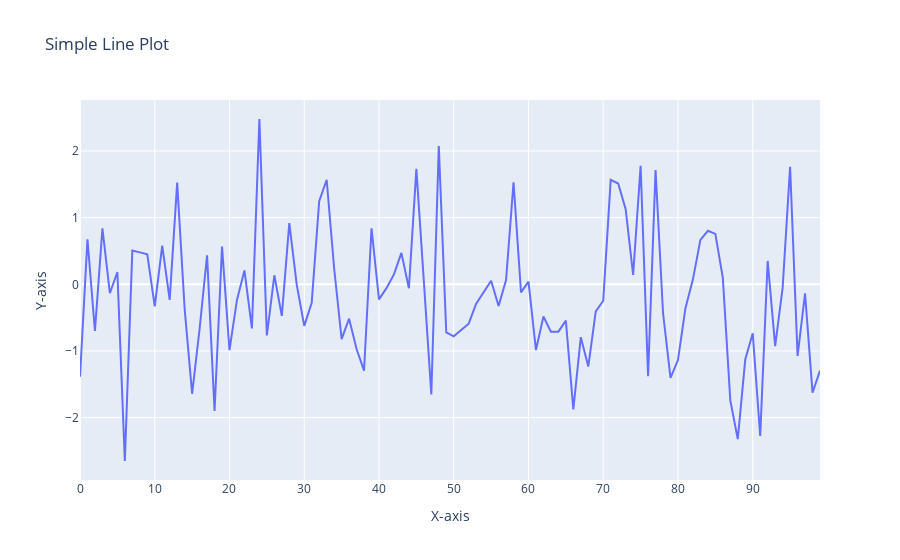

Write notebook code for a chart like this one.
### Code cell
import numpy as np
import plotly.graph_objs as go
from plotly.subplots import make_subplots

# Generate random data
x = np.arange(0, 100)  # x values from 0 to 99
y = np.random.randn(100)  # 100 random y values from a normal distribution

trace = go.Scatter(x=x, y=y, mode='lines', name='Line Plot')

# Create a figure and add the trace
fig = make_subplots(rows=1, cols=1)
fig.add_trace(trace)

# Label the axes and set the title
fig.update_layout(
    title='Simple Line Plot',
    xaxis_title='X-axis',
    yaxis_title='Y-axis'
)

fig.show()

### Figure 1 — Plotly figure (JSON) as saved in the notebook; plotly's stock layout.template omitted (floating-point values rounded to 4 significant figures)
{"data": [{"mode": "lines", "name": "Line Plot", "type": "scatter", "x": [0, 1, 2, 3, 4, 5, 6, 7, 8, 9, 10, 11, 12, 13, 14, 15, 16, 17, 18, 19, 20, 21, 22, 23, 24, 25, 26, 27, 28, 29, 30, 31, 32, 33, 34, 35, 36, 37, 38, 39, 40, 41, 42, 43, 44, 45, 46, 47, 48, 49, 50, 51, 52, 53, 54, 55, 56, 57, 58, 59, 60, 61, 62, 63, 64, 65, 66, 67, 68, 69, 70, 71, 72, 73, 74, 75, 76, 77, 78, 79, 80, 81, 82, 83, 84, 85, 86, 87, 88, 89, 90, 91, 92, 93, 94, 95, 96, 97, 98, 99], "y": [-1.386, 0.6767, -0.7008, 0.8392, -0.134, 0.1845, -2.651, 0.5057, 0.4795, 0.4507, -0.3306, 0.5797, -0.2336, 1.525, -0.3683, -1.642, -0.6679, 0.4334, -1.898, 0.5662, -0.9879, -0.2346, 0.2078, -0.6619, 2.48, -0.7679, 0.1358, -0.4733, 0.9191, -0.009005, -0.6238, -0.2756, 1.248, 1.569, 0.2416, -0.8232, -0.5156, -0.9705, -1.296, 0.84, -0.2261, -0.05713, 0.1481, 0.4713, -0.05979, 1.732, 0.04771, -1.653, 2.074, -0.7229, -0.7808, -0.6923, -0.5899, -0.2905, -0.1147, 0.05247, -0.3255, 0.06243, 1.531, -0.1206, 0.04066, -0.9861, -0.4823, -0.7098, -0.7105, -0.5444, -1.878, -0.7931, -1.234, -0.4064, -0.2466, 1.567, 1.512, 1.127, 0.14, 1.777, -1.377, 1.713, -0.4309, -1.404, -1.136, -0.3587, 0.07421, 0.6671, 0.8033, 0.7566, 0.09545, -1.741, -2.323, -1.129, -0.7351, -2.276, 0.3505, -0.9262, -0.05405, 1.764, -1.074, -0.1358, -1.625, -1.294]}], "layout": {"title": {"text": "Simple Line Plot"}, "xaxis": {"anchor": "y", "domain": [0, 1], "title": {"text": "X-axis"}}, "yaxis": {"anchor": "x", "domain": [0, 1], "title": {"text": "Y-axis"}}}}
